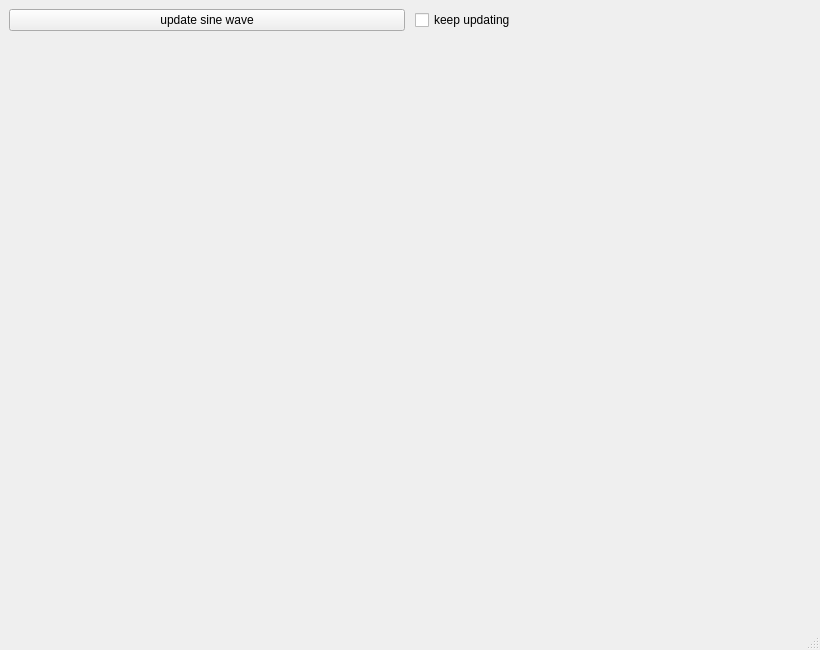
<?xml version="1.0" encoding="UTF-8"?>
<ui version="4.0">
 <class>MainWindow</class>
 <widget class="QMainWindow" name="MainWindow">
  <property name="geometry">
   <rect>
    <x>0</x>
    <y>0</y>
    <width>820</width>
    <height>650</height>
   </rect>
  </property>
  <property name="windowTitle">
   <string>MainWindow</string>
  </property>
  <property name="autoFillBackground">
   <bool>false</bool>
  </property>
  <property name="documentMode">
   <bool>false</bool>
  </property>
  <widget class="QWidget" name="centralwidget">
   <layout class="QVBoxLayout" name="verticalLayout">
    <item>
     <layout class="QHBoxLayout" name="horizontalLayout">
      <property name="spacing">
       <number>10</number>
      </property>
      <property name="rightMargin">
       <number>0</number>
      </property>
      <property name="bottomMargin">
       <number>0</number>
      </property>
      <item>
       <widget class="QPushButton" name="btnAdd">
        <property name="text">
         <string>update sine wave</string>
        </property>
       </widget>
      </item>
      <item>
       <widget class="QCheckBox" name="chkMore">
        <property name="text">
         <string>keep updating</string>
        </property>
       </widget>
      </item>
     </layout>
    </item>
    <item>
     <widget class="MatplotlibWidget" name="matplotlibwidget"/>
    </item>
   </layout>
  </widget>
  <widget class="QStatusBar" name="statusbar"/>
 </widget>
 <customwidgets>
  <customwidget>
   <class>MatplotlibWidget</class>
   <extends>QWidget</extends>
   <header>matplotlibwidget</header>
  </customwidget>
 </customwidgets>
 <resources/>
 <connections/>
</ui>
